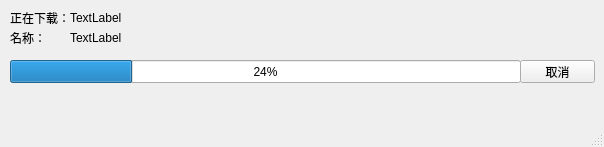
<?xml version="1.0" encoding="UTF-8"?>
<ui version="4.0">
 <class>MainWindow</class>
 <widget class="QMainWindow" name="MainWindow">
  <property name="geometry">
   <rect>
    <x>0</x>
    <y>0</y>
    <width>604</width>
    <height>147</height>
   </rect>
  </property>
  <property name="windowTitle">
   <string>MainWindow</string>
  </property>
  <widget class="QWidget" name="centralwidget">
   <widget class="QLabel" name="label">
    <property name="geometry">
     <rect>
      <x>10</x>
      <y>10</y>
      <width>61</width>
      <height>16</height>
     </rect>
    </property>
    <property name="text">
     <string>正在下载：</string>
    </property>
   </widget>
   <widget class="QLabel" name="label_3">
    <property name="geometry">
     <rect>
      <x>10</x>
      <y>30</y>
      <width>61</width>
      <height>16</height>
     </rect>
    </property>
    <property name="text">
     <string>名称：</string>
    </property>
   </widget>
   <widget class="QLabel" name="link">
    <property name="geometry">
     <rect>
      <x>70</x>
      <y>10</y>
      <width>521</width>
      <height>16</height>
     </rect>
    </property>
    <property name="text">
     <string>TextLabel</string>
    </property>
   </widget>
   <widget class="QLabel" name="name">
    <property name="geometry">
     <rect>
      <x>70</x>
      <y>30</y>
      <width>521</width>
      <height>16</height>
     </rect>
    </property>
    <property name="text">
     <string>TextLabel</string>
    </property>
   </widget>
   <widget class="QProgressBar" name="progressBar">
    <property name="geometry">
     <rect>
      <x>10</x>
      <y>60</y>
      <width>511</width>
      <height>23</height>
     </rect>
    </property>
    <property name="value">
     <number>24</number>
    </property>
   </widget>
   <widget class="QPushButton" name="pushButton">
    <property name="geometry">
     <rect>
      <x>520</x>
      <y>60</y>
      <width>75</width>
      <height>23</height>
     </rect>
    </property>
    <property name="text">
     <string>取消</string>
    </property>
   </widget>
  </widget>
  <widget class="QMenuBar" name="menubar">
   <property name="geometry">
    <rect>
     <x>0</x>
     <y>0</y>
     <width>604</width>
     <height>23</height>
    </rect>
   </property>
  </widget>
  <widget class="QStatusBar" name="statusbar"/>
 </widget>
 <resources/>
 <connections/>
</ui>
